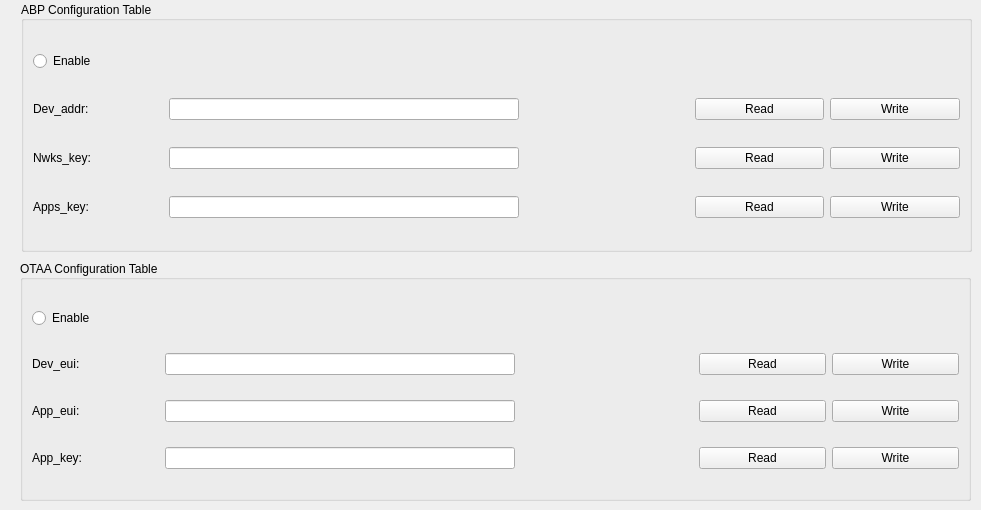
    <widget class="QWidget" name="tab_3">
     <attribute name="title">
      <string>LoRaWan</string>
     </attribute>
     <widget class="QGroupBox" name="groupBox_16">
      <property name="geometry">
       <rect>
        <x>20</x>
        <y>260</y>
        <width>951</width>
        <height>241</height>
       </rect>
      </property>
      <property name="sizePolicy">
       <sizepolicy hsizetype="Fixed" vsizetype="Preferred">
        <horstretch>0</horstretch>
        <verstretch>0</verstretch>
       </sizepolicy>
      </property>
      <property name="minimumSize">
       <size>
        <width>200</width>
        <height>0</height>
       </size>
      </property>
      <property name="layoutDirection">
       <enum>Qt::LeftToRight</enum>
      </property>
      <property name="title">
       <string>OTAA Configuration Table</string>
      </property>
      <property name="alignment">
       <set>Qt::AlignLeading|Qt::AlignLeft|Qt::AlignVCenter</set>
      </property>
      <layout class="QGridLayout" name="gridLayout_13">
       <item row="3" column="9">
        <widget class="QPushButton" name="otaaAppKeyWrite">
         <property name="text">
          <string>Write</string>
         </property>
        </widget>
       </item>
       <item row="2" column="9">
        <widget class="QPushButton" name="otaaAppEuiWrite">
         <property name="text">
          <string>Write</string>
         </property>
        </widget>
       </item>
       <item row="1" column="8">
        <widget class="QPushButton" name="otaaDevEuiRead">
         <property name="text">
          <string>Read</string>
         </property>
        </widget>
       </item>
       <item row="1" column="1">
        <widget class="QLabel" name="label_121">
         <property name="text">
          <string>Dev_eui:</string>
         </property>
        </widget>
       </item>
       <item row="3" column="1">
        <widget class="QLabel" name="label_123">
         <property name="text">
          <string>App_key:</string>
         </property>
        </widget>
       </item>
       <item row="3" column="8">
        <widget class="QPushButton" name="otaaAppKeyRead">
         <property name="text">
          <string>Read</string>
         </property>
        </widget>
       </item>
       <item row="3" column="2" colspan="2">
        <widget class="QLineEdit" name="otaaAppKeyLine">
         <property name="sizePolicy">
          <sizepolicy hsizetype="Preferred" vsizetype="Fixed">
           <horstretch>0</horstretch>
           <verstretch>0</verstretch>
          </sizepolicy>
         </property>
         <property name="text">
          <string/>
         </property>
        </widget>
       </item>
       <item row="1" column="4">
        <spacer name="horizontalSpacer_5">
         <property name="orientation">
          <enum>Qt::Horizontal</enum>
         </property>
         <property name="sizeType">
          <enum>QSizePolicy::Preferred</enum>
         </property>
         <property name="sizeHint" stdset="0">
          <size>
           <width>178</width>
           <height>20</height>
          </size>
         </property>
        </spacer>
       </item>
       <item row="2" column="1">
        <widget class="QLabel" name="label_113">
         <property name="text">
          <string>App_eui:</string>
         </property>
        </widget>
       </item>
       <item row="2" column="8">
        <widget class="QPushButton" name="otaaAppEuiRead">
         <property name="text">
          <string>Read</string>
         </property>
        </widget>
       </item>
       <item row="1" column="2" colspan="2">
        <widget class="QLineEdit" name="otaaDevEuiLine">
         <property name="sizePolicy">
          <sizepolicy hsizetype="Preferred" vsizetype="Fixed">
           <horstretch>0</horstretch>
           <verstretch>0</verstretch>
          </sizepolicy>
         </property>
         <property name="minimumSize">
          <size>
           <width>350</width>
           <height>0</height>
          </size>
         </property>
         <property name="text">
          <string/>
         </property>
        </widget>
       </item>
       <item row="1" column="9">
        <widget class="QPushButton" name="otaaDevEuiWrite">
         <property name="text">
          <string>Write</string>
         </property>
        </widget>
       </item>
       <item row="2" column="2" colspan="2">
        <widget class="QLineEdit" name="otaaAppEuiLine">
         <property name="sizePolicy">
          <sizepolicy hsizetype="Preferred" vsizetype="Fixed">
           <horstretch>0</horstretch>
           <verstretch>0</verstretch>
          </sizepolicy>
         </property>
         <property name="text">
          <string/>
         </property>
        </widget>
       </item>
       <item row="0" column="1">
        <widget class="QRadioButton" name="otaaEnable">
         <property name="text">
          <string>Enable</string>
         </property>
        </widget>
       </item>
      </layout>
     </widget>
     <widget class="QGroupBox" name="groupBox_15">
      <property name="geometry">
       <rect>
        <x>21</x>
        <y>1</y>
        <width>951</width>
        <height>251</height>
       </rect>
      </property>
      <property name="sizePolicy">
       <sizepolicy hsizetype="Fixed" vsizetype="Preferred">
        <horstretch>0</horstretch>
        <verstretch>0</verstretch>
       </sizepolicy>
      </property>
      <property name="minimumSize">
       <size>
        <width>300</width>
        <height>0</height>
       </size>
      </property>
      <property name="layoutDirection">
       <enum>Qt::LeftToRight</enum>
      </property>
      <property name="title">
       <string>ABP Configuration Table</string>
      </property>
      <property name="alignment">
       <set>Qt::AlignLeading|Qt::AlignLeft|Qt::AlignVCenter</set>
      </property>
      <layout class="QGridLayout" name="gridLayout_12">
       <item row="1" column="9">
        <widget class="QPushButton" name="abpDevAddrRead">
         <property name="text">
          <string>Read</string>
         </property>
        </widget>
       </item>
       <item row="1" column="3" colspan="2">
        <widget class="QLineEdit" name="abpDevAddrLine">
         <property name="sizePolicy">
          <sizepolicy hsizetype="Preferred" vsizetype="Fixed">
           <horstretch>0</horstretch>
           <verstretch>0</verstretch>
          </sizepolicy>
         </property>
         <property name="minimumSize">
          <size>
           <width>350</width>
           <height>0</height>
          </size>
         </property>
         <property name="text">
          <string/>
         </property>
        </widget>
       </item>
       <item row="1" column="1">
        <widget class="QLabel" name="label_119">
         <property name="text">
          <string>Dev_addr:</string>
         </property>
        </widget>
       </item>
       <item row="1" column="10">
        <widget class="QPushButton" name="abpDevAddrWrite">
         <property name="text">
          <string>Write</string>
         </property>
        </widget>
       </item>
       <item row="3" column="3" colspan="2">
        <widget class="QLineEdit" name="abpNswksKeyLine">
         <property name="sizePolicy">
          <sizepolicy hsizetype="Preferred" vsizetype="Fixed">
           <horstretch>0</horstretch>
           <verstretch>0</verstretch>
          </sizepolicy>
         </property>
         <property name="text">
          <string/>
         </property>
        </widget>
       </item>
       <item row="1" column="5">
        <spacer name="horizontalSpacer_4">
         <property name="orientation">
          <enum>Qt::Horizontal</enum>
         </property>
         <property name="sizeType">
          <enum>QSizePolicy::Preferred</enum>
         </property>
         <property name="sizeHint" stdset="0">
          <size>
           <width>170</width>
           <height>20</height>
          </size>
         </property>
        </spacer>
       </item>
       <item row="3" column="9">
        <widget class="QPushButton" name="abpNwksKeyRead">
         <property name="text">
          <string>Read</string>
         </property>
        </widget>
       </item>
       <item row="2" column="9">
        <widget class="QPushButton" name="abpAppsKeyRead">
         <property name="text">
          <string>Read</string>
         </property>
        </widget>
       </item>
       <item row="2" column="10">
        <widget class="QPushButton" name="abpAppsKeyWrite">
         <property name="text">
          <string>Write</string>
         </property>
        </widget>
       </item>
       <item row="2" column="3" colspan="2">
        <widget class="QLineEdit" name="abpAppsKeyLine">
         <property name="sizePolicy">
          <sizepolicy hsizetype="Preferred" vsizetype="Fixed">
           <horstretch>0</horstretch>
           <verstretch>0</verstretch>
          </sizepolicy>
         </property>
         <property name="text">
          <string/>
         </property>
        </widget>
       </item>
       <item row="0" column="1">
        <widget class="QRadioButton" name="abpEnable">
         <property name="text">
          <string>Enable</string>
         </property>
        </widget>
       </item>
       <item row="3" column="10">
        <widget class="QPushButton" name="abpNwksKeyWrite">
         <property name="text">
          <string>Write</string>
         </property>
        </widget>
       </item>
       <item row="2" column="1">
        <widget class="QLabel" name="label_112">
         <property name="text">
          <string>Nwks_key:</string>
         </property>
        </widget>
       </item>
       <item row="3" column="1">
        <widget class="QLabel" name="label_111">
         <property name="text">
          <string>Apps_key:</string>
         </property>
        </widget>
       </item>
      </layout>
     </widget>
    </widget>
